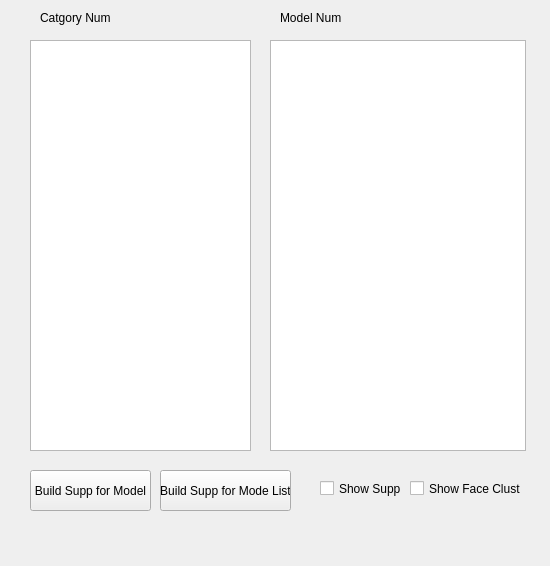
<?xml version="1.0" encoding="UTF-8"?>
<ui version="4.0">
 <class>ModelDBViewer_widget</class>
 <widget class="QWidget" name="ModelDBViewer_widget">
  <property name="geometry">
   <rect>
    <x>0</x>
    <y>0</y>
    <width>550</width>
    <height>566</height>
   </rect>
  </property>
  <property name="windowTitle">
   <string>ModelDBViewer_widget</string>
  </property>
  <widget class="QListWidget" name="catSelectListWidget">
   <property name="geometry">
    <rect>
     <x>30</x>
     <y>40</y>
     <width>221</width>
     <height>411</height>
    </rect>
   </property>
  </widget>
  <widget class="QListWidget" name="modelIdListWidget">
   <property name="geometry">
    <rect>
     <x>270</x>
     <y>40</y>
     <width>256</width>
     <height>411</height>
    </rect>
   </property>
  </widget>
  <widget class="QLabel" name="catNumLabel">
   <property name="geometry">
    <rect>
     <x>40</x>
     <y>10</y>
     <width>131</width>
     <height>16</height>
    </rect>
   </property>
   <property name="text">
    <string>Catgory Num</string>
   </property>
  </widget>
  <widget class="QLabel" name="modelNumLabel">
   <property name="geometry">
    <rect>
     <x>280</x>
     <y>10</y>
     <width>121</width>
     <height>16</height>
    </rect>
   </property>
   <property name="text">
    <string>Model Num</string>
   </property>
  </widget>
  <widget class="QPushButton" name="buildSuppForModelButton">
   <property name="geometry">
    <rect>
     <x>30</x>
     <y>470</y>
     <width>121</width>
     <height>41</height>
    </rect>
   </property>
   <property name="text">
    <string>Build Supp for Model</string>
   </property>
  </widget>
  <widget class="QPushButton" name="buildSuppForModelListButton">
   <property name="geometry">
    <rect>
     <x>160</x>
     <y>470</y>
     <width>131</width>
     <height>41</height>
    </rect>
   </property>
   <property name="text">
    <string>Build Supp for Mode List</string>
   </property>
  </widget>
  <widget class="QCheckBox" name="showSuppCheckBox">
   <property name="geometry">
    <rect>
     <x>320</x>
     <y>480</y>
     <width>81</width>
     <height>17</height>
    </rect>
   </property>
   <property name="text">
    <string>Show Supp</string>
   </property>
  </widget>
  <widget class="QCheckBox" name="showFaceClustersCheckBox">
   <property name="geometry">
    <rect>
     <x>410</x>
     <y>480</y>
     <width>111</width>
     <height>17</height>
    </rect>
   </property>
   <property name="text">
    <string>Show Face Cluster</string>
   </property>
  </widget>
 </widget>
 <layoutdefault spacing="6" margin="11"/>
 <resources/>
 <connections/>
</ui>
